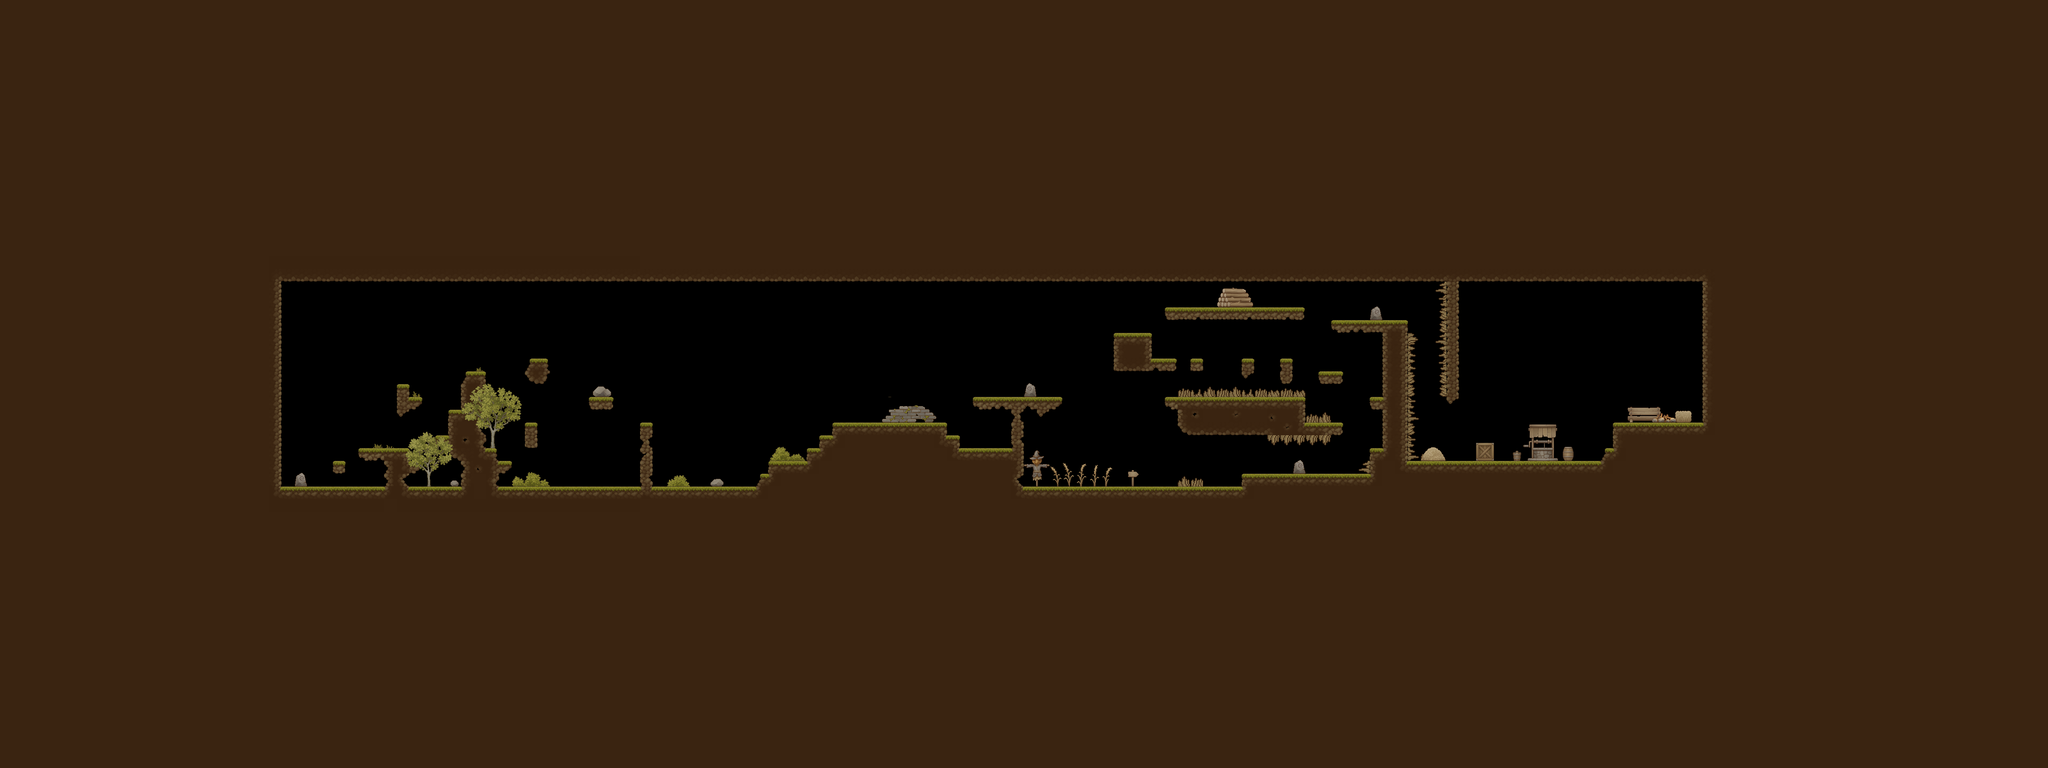

This game map was drawn from its Tiled (.tmx) file and the tilesets committed beside it. A one-line description and the trimmed map source follow:
An orthogonal 160x60 tile map with 32x32 px tiles, 11 tile layers (Ground, Bottom_spikes, Top_spikes, Right_spikes, ...), 3 tilesets.

<map version="1.10" tiledversion="1.11.2" orientation="orthogonal" renderorder="left-down" width="160" height="60" tilewidth="32" tileheight="32" infinite="0" nextlayerid="15" nextobjectid="1">
 <tileset firstgid="1" name="TX Tileset Ground" tilewidth="32" tileheight="32" tilecount="256" columns="16">
  <image source="../Images/Texture/TX Tileset Ground.png" width="512" height="512" />
 </tileset>
 <tileset firstgid="257" name="TX Village Props" tilewidth="32" tileheight="32" tilecount="1024" columns="32">
  <image source="../Images/Texture/TX Village Props.png" width="1024" height="1024" />
 </tileset>
 <tileset firstgid="1281" name="spikes_asset" tilewidth="32" tileheight="32" tilecount="84" columns="12">
  <image source="../images/spikes_asset.png" width="384" height="224" />
 </tileset>
 <layer id="1" name="Ground" width="160" height="60">
  <data>[9600 cells, 8153 non-empty, 64 distinct tile ids]</data>
 </layer>
 <layer id="5" name="Bottom_spikes" width="160" height="60">
  <data>[9600 cells, 15 non-empty, 4 distinct tile ids]</data>
 </layer>
 <layer id="12" name="Top_spikes" width="160" height="60">
  <data>[9600 cells, 5 non-empty, 1 distinct tile ids]</data>
 </layer>
 <layer id="13" name="Right_spikes" width="160" height="60">
  <data>[9600 cells, 10 non-empty, 4 distinct tile ids]</data>
 </layer>
 <layer id="14" name="Left_spikes" width="160" height="60">
  <data>[9600 cells, 10 non-empty, 5 distinct tile ids]</data>
 </layer>
 <layer id="11" name="Props-3" width="160" height="60">
  <data>[9600 cells, 0 non-empty, 0 distinct tile ids]</data>
 </layer>
 <layer id="10" name="Props-2" width="160" height="60">
  <data>[9600 cells, 0 non-empty, 0 distinct tile ids]</data>
 </layer>
 <layer id="8" name="Props-1" width="160" height="60">
  <data>[9600 cells, 26 non-empty, 26 distinct tile ids]</data>
 </layer>
 <layer id="4" name="Props+1" width="160" height="60">
  <data>[9600 cells, 121 non-empty, 121 distinct tile ids]</data>
 </layer>
 <layer id="3" name="Start" width="160" height="60">
  <data>[9600 cells, 2 non-empty, 2 distinct tile ids]</data>
 </layer>
 <layer id="6" name="Checkpoint" width="160" height="60">
  <data>[9600 cells, 6 non-empty, 2 distinct tile ids]</data>
 </layer>
</map>
